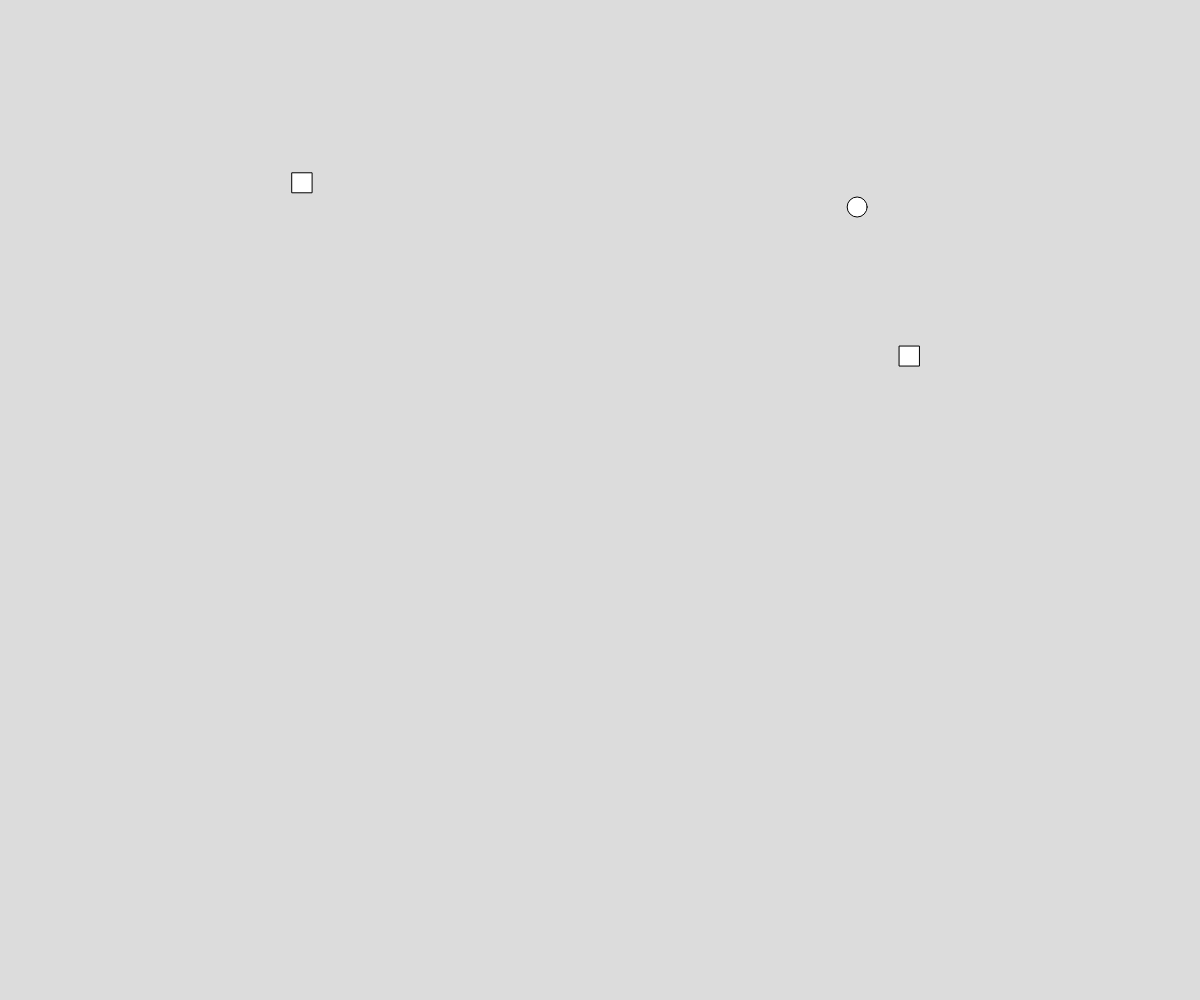
Frame 1 (no input)
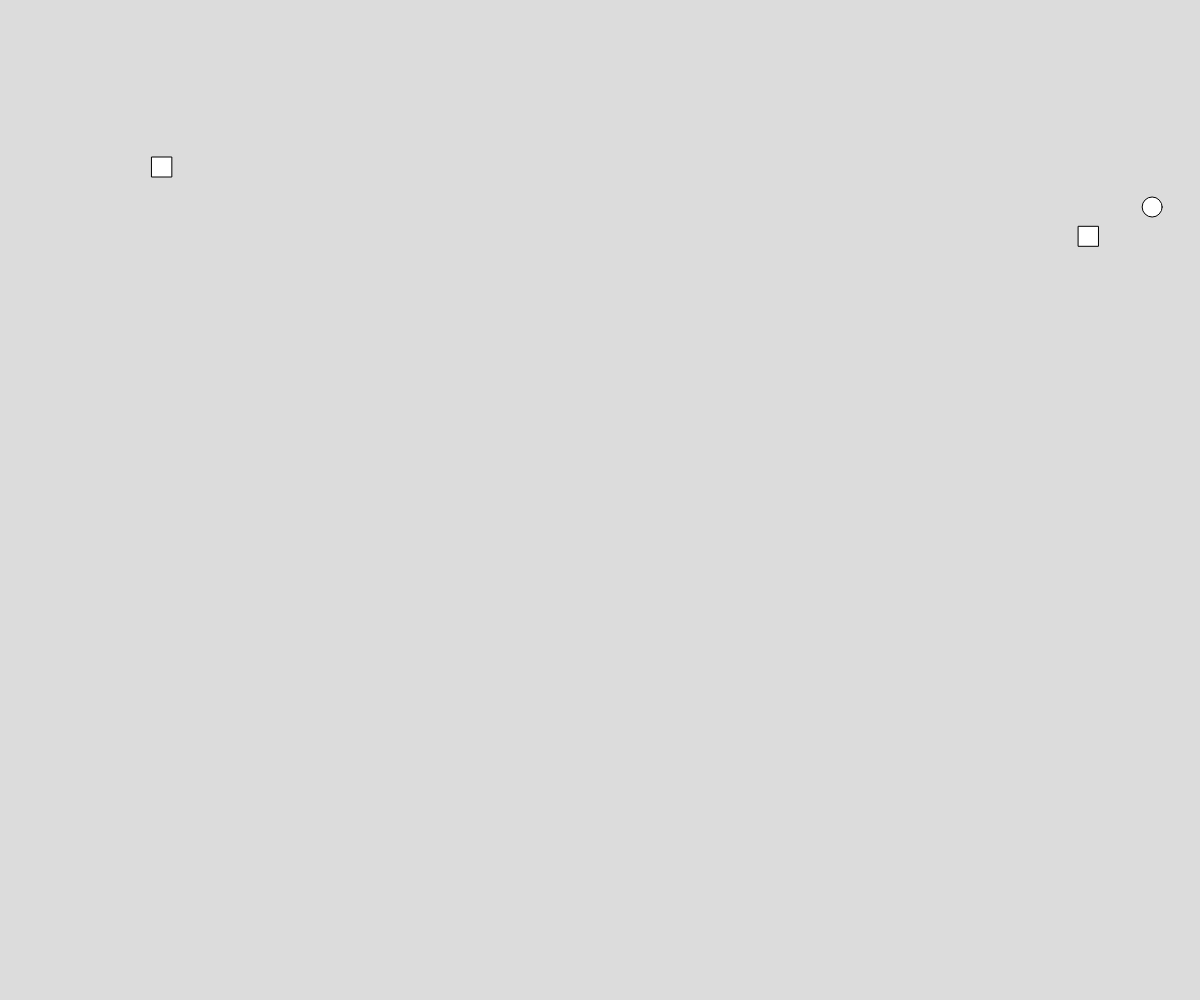
Frame 60 (no input)
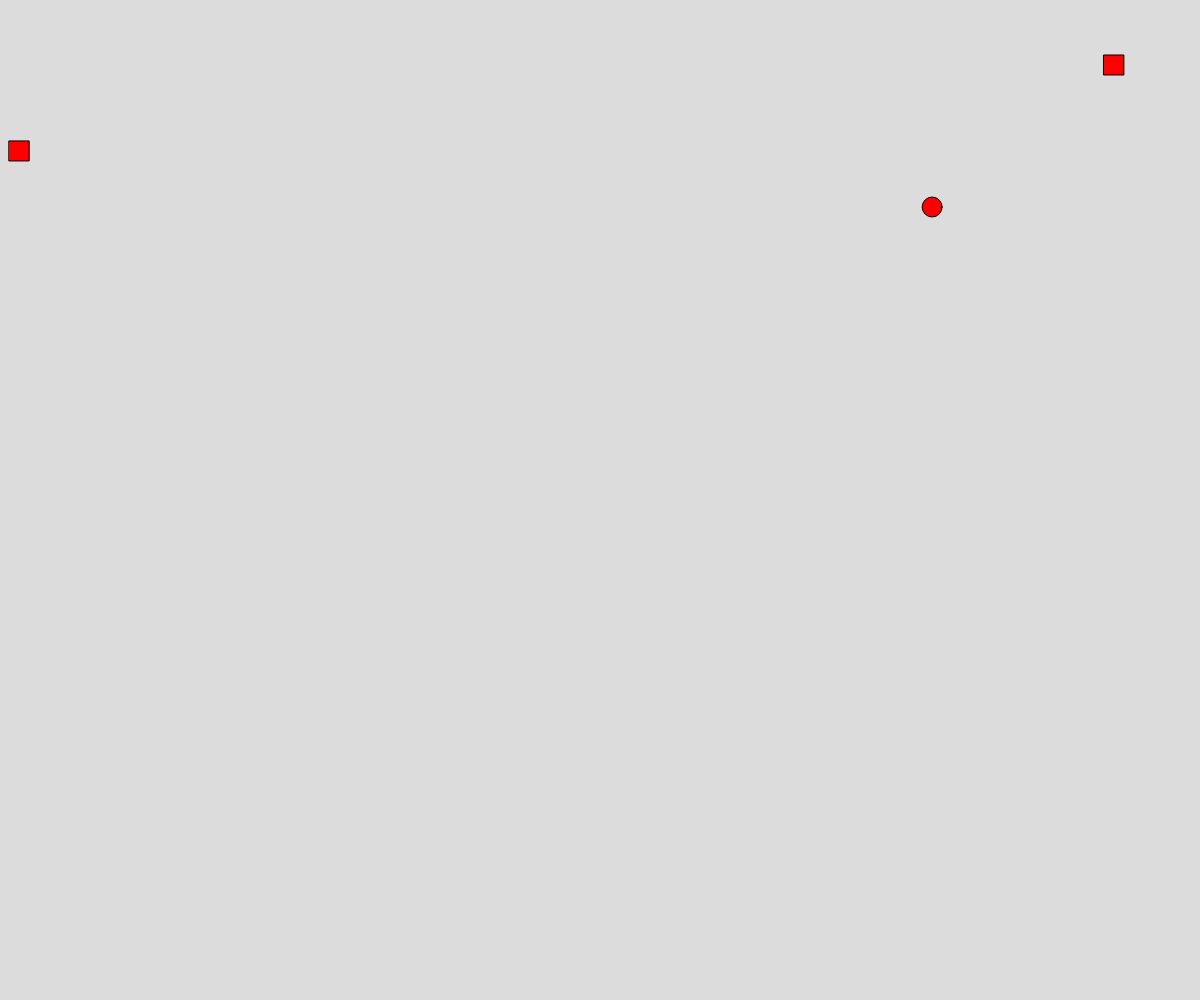
Frame 120 (the mouse pressed at the canvas centre since frame 60)

The p5.js sketch that drew these frames (run headless with seeded random() and noise() and a simulated clock; from frame 60 on, the mouse is pressed at the canvas centre):

// p5.js sketch
// ── sketch.js
let x
let y
let a 
let b
let d 
let speed
let catX
let catY
let catA
let catB 
let catSpeedX 
let catSpeedY
let distance
let CatX
let CatY
let CatA
let CatB 
let CatSpeedX 
let CatSpeedY
let Distance

function setup() {
  createCanvas(windowWidth, windowHeight);
  x = random(0,windowWidth);
  y = random(0,windowHeight);
  d = 20;
  speed = 5;
  a = speed;
  b = 0;
  catX = random(0,windowWidth);
  catY = random(0,windowHeight);
  catSpeedX = random(-5,5);
  catSpeedY = random(-5,5);
  catA = catSpeedX;
  catB = catSpeedY;
  CatX = random(0,windowWidth);
  CatY = random(0,windowHeight);
  CatSpeedX = random(-5,5);
  CatSpeedY = random(-5,5);
  CatA = CatSpeedX;
  CatB = CatSpeedY;
}

function draw() {
  background(220);
  circle(x,y,d);
  x+=a;
  y+=b;
  if(x - d / 2 <= 0){
    a = speed;
    b = 0;
  }
  if(x + d / 2 >= windowWidth){
    a = -speed;
    b = 0;
  }
  if(y - d /2 <= 0){
    b = speed;
    a = 0;
  }
  if(y + d / 2 >= windowHeight){
    b = -speed;
    a = 0;
  }
  rect(catX,catY,d);
  catX+=catA;
  catY+=catB;
  if(catX - d / 2 <= 0){
    catA = random(1,5);
    catB = random(1,5);
  }
  if(catX + d / 2 >= windowWidth){
    catA = -random(1,5);
    catB = -random(1,5);
  }
  if(catY - d /2 <= 0){
    catB = random(1,5);
    catA = -random(1,5);
  }
  if(catY + d / 2 >= windowHeight){
    catB = -random(1,5);
    catA = random(1,5);
  }
  distance = sqrt((x-catX)**2+(y-catY)**2);
  if(distance <= d){
    fill(255,0,0);
  }
  rect(CatX,CatY,d);
  CatX+=CatA;
  CatY+=CatB;
  if(CatX - d / 2 <= 0){
    CatA = random(1,5);
    CatB = random(1,5);
  }
  if(CatX + d / 2 >= windowWidth){
    CatA = -random(1,5);
    CatB = -random(1,5);
  }
  if(CatY - d /2 <= 0){
    CatB = random(1,5);
    CatA = -random(1,5);
  }
  if(CatY + d / 2 >= windowHeight){
    CatB = -random(1,5);
    CatA = random(1,5);
  }
  Distance = sqrt((x-CatX)**2+(y-CatY)**2);
  if(Distance <= d){
    fill(255,0,0);
  }
}

function keyPressed(){
  if(keyCode == DOWN_ARROW){
    a = 0;
    b = speed;
  }
  if(keyCode == UP_ARROW){
    a = 0;
    b = -speed;
  }
  if(keyCode == LEFT_ARROW){
    b = 0;
    a = -speed;
  }
  if(keyCode == RIGHT_ARROW){
    b = 0;
    a = speed;
  }
}
